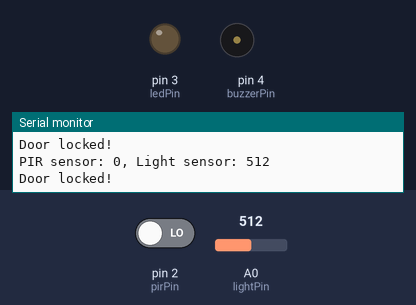
Simulated run of this sketch. Board: Arduino Uno, built with avr-gcc and run on an emulated ATmega328P. Parts: output pins drawn as LEDs (lit = HIGH), buzzer (waves = sounding, pin HIGH), the last lines printed to the serial monitor. The inputs (shaded band) are chosen by the test bench; at power-on: A0 (lightPin) = 512, pin 2 (pirPin) LOW.

Above: at 1.3 s.
1.4 s: A0 (lightPin) set to 489
At 1.8 s:
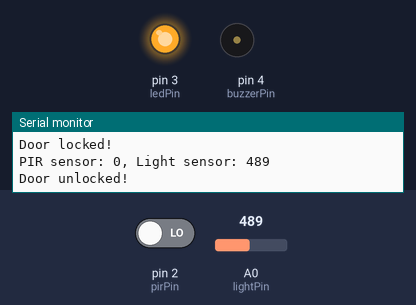
3.0 s: pin 2 (pirPin) driven HIGH
At 4.2 s:
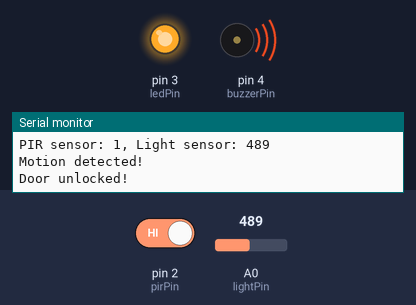
4.5 s: A0 (lightPin) set to 510
At 5.7 s:
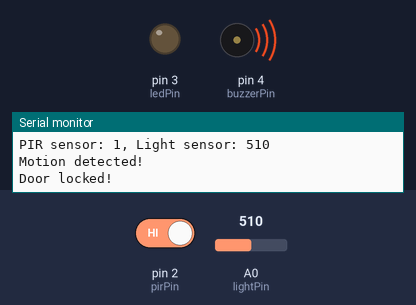
6.0 s: A0 (lightPin) set to 0
At 7.0 s:
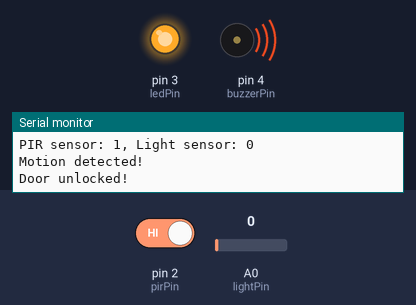
7.5 s: pin 2 (pirPin) driven LOW
At 8.2 s:
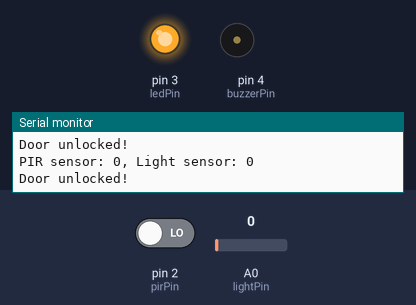
Timing chart, 0 to 10.0 s (numbered marks = the images above; inputs shaded):
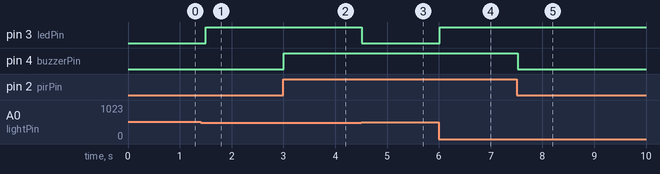

The sketch:

smart_home_security_system.ino
```cpp
// PIR sensor pin
int pirPin = 2;

// Light sensor pin
int lightPin = A0;

// LED pin
int ledPin = 3;

// Buzzer pin
int buzzerPin = 4;

// Variables to store sensor readings
int pirState = LOW;
int lightValue = 0;

void setup() {
  // Set up the pins
  pinMode(pirPin, INPUT);
  pinMode(lightPin, INPUT);
  pinMode(ledPin, OUTPUT);
  pinMode(buzzerPin, OUTPUT);

  // Initialize serial communication
  Serial.begin(9600);
}

void loop() {
  // Read the PIR sensor
  pirState = digitalRead(pirPin);

  // Read the light sensor
  lightValue = analogRead(lightPin);

  // Print the sensor readings
  Serial.print("PIR sensor: ");
  Serial.print(pirState);
  Serial.print(", Light sensor: ");
  Serial.print(lightValue);
  Serial.println();

  // Check if motion is detected by the PIR sensor
  if (pirState == HIGH) {
    digitalWrite(ledPin, HIGH); // Turn on the LED
    digitalWrite(buzzerPin, HIGH); // Sound the buzzer
    Serial.println("Motion detected!");
  } else {
    digitalWrite(ledPin, LOW); // Turn off the LED
    digitalWrite(buzzerPin, LOW); // Stop the buzzer
  }

  // Check the light level
  if (lightValue < 500) { // If light level is below 500
    digitalWrite(ledPin, HIGH); // Turn on the LED
    Serial.println("Door unlocked!");
  } else {
    digitalWrite(ledPin, LOW); // Turn off the LED
    Serial.println("Door locked!");
  }

  delay(500);
}
```

Measured:
- the behaviour switches between 500 and 499 on A0 (lightPin) (found by bisection; images 0 and 1)
- after the input at 1.4 s, pin 3 (ledPin): LOW → HIGH after 0.10 s
- after the input at 3.0 s, pin 4 (buzzerPin): LOW → HIGH at once
- after the input at 4.5 s, pin 3 (ledPin): HIGH → LOW at once
- after the input at 6.0 s, pin 3 (ledPin): LOW → HIGH at once
- after the input at 7.5 s, pin 4 (buzzerPin): HIGH → LOW at once
